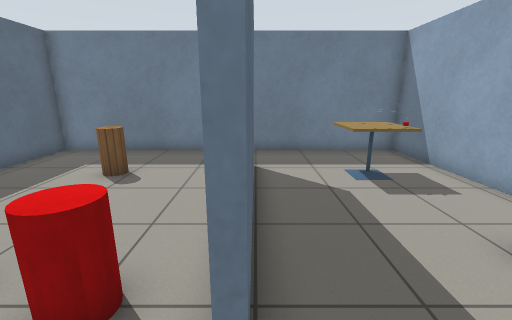
[1] (above)

16 first-person views from a walk through a world built for the Gazebo simulator. The camera is 1.2 m above the floor, tilts 14° down and sees 90° across. The floor is counted in squares, 0.5 m on a side. Each view is taken from the middle of a square. On the plan, view 1 faces up. The plan holds only what a view shows up to about 17 squares ahead; the rest is blank. Simple patterns stand in for the simulator's built-in surfaces. Some surface patterns are stand-ins.

[2]
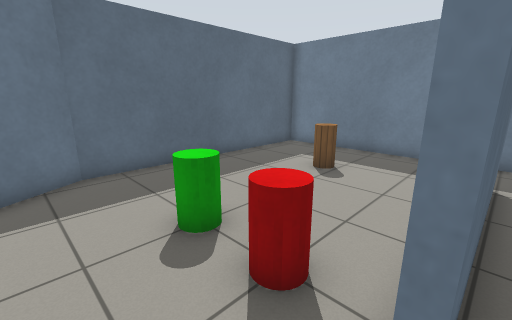

[3]
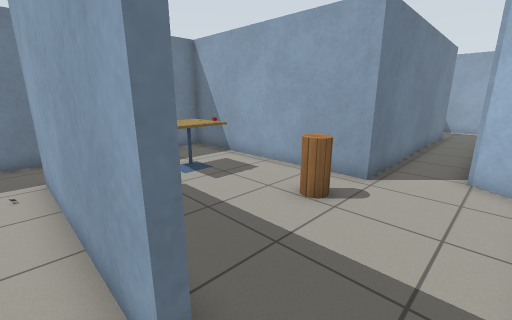

[4]
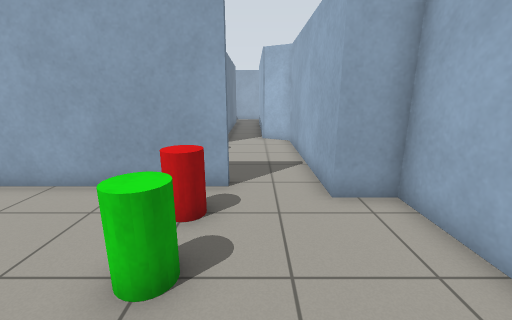

[5]
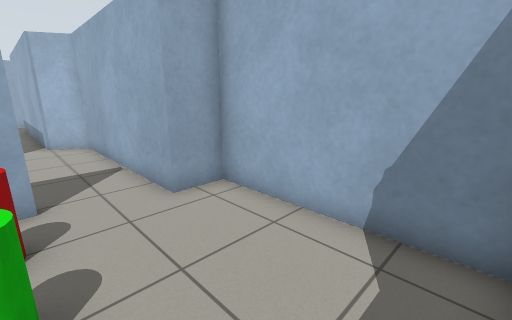

[6]
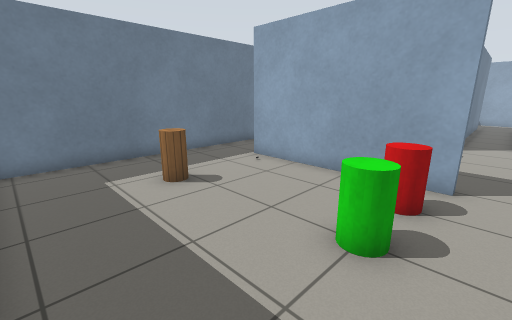

[7]
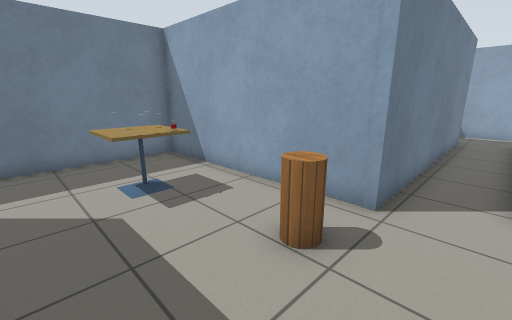

[8]
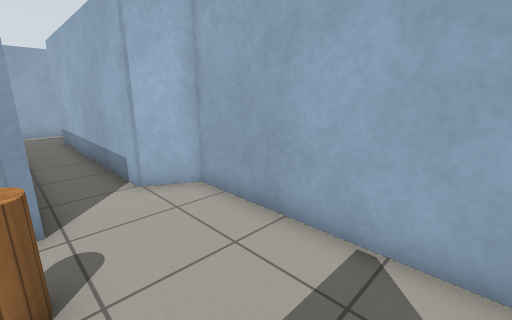

[9]
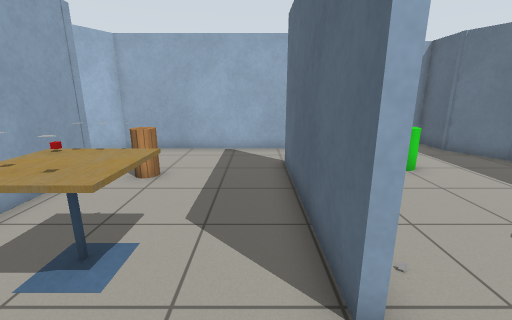

[10]
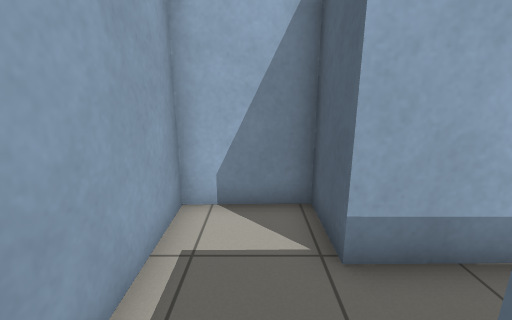

[11]
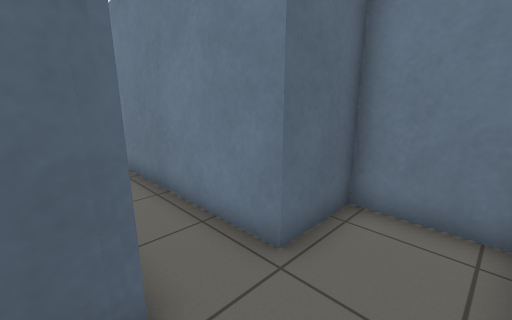

[12]
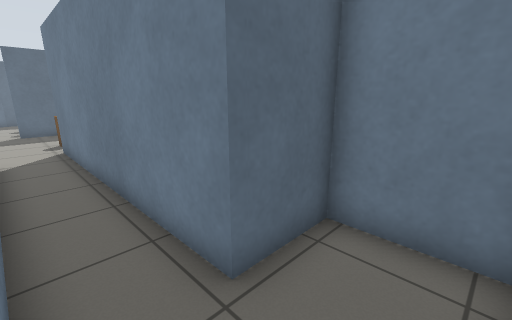

[13]
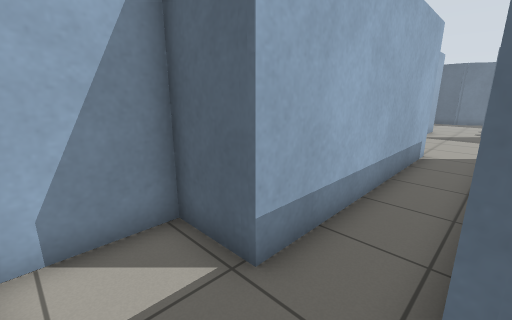

[14]
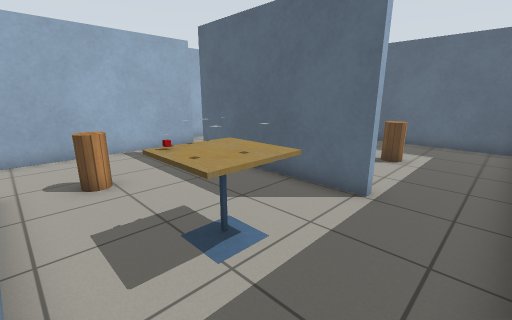

[15]
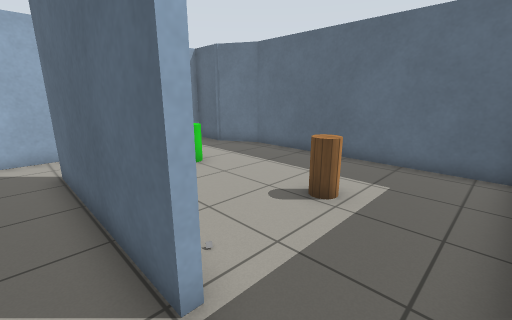

[16]
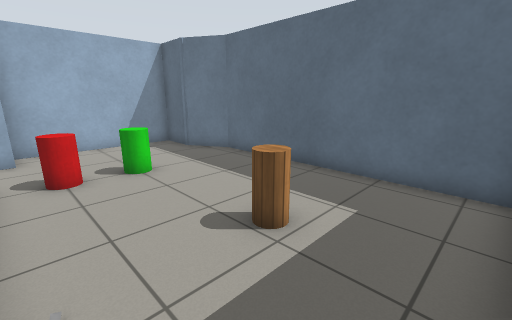

### Floor plan
Points are (right, up) in squares from view 1. A wall is a line through its corners. A room is listed if a view was taken in it or the views show most of it. See-through windows are left out.
Room 1 (views 1, 2, 7, 8, 9, 14, 15)
walls: (7.4, 2.8) (6.4, 2.8) (6.2, 11.4) (-0.5, 11.4); (-0.1, 8.9) (-0.1, 1.8); (-1.2, -0.9) (7.1, -0.9) (7.9, 0.6)
ways out: opening at (0, 0.5) to room 2; opening at (0, 10) to room 2; opening at (8, 1.5) to room 3
objects: other object (3, 8); wooden cylinder (4, 3) to (5, 3); cafe table (4, 7); other object (4, 8)
Room 2 (views 3, 4, 5, 6, 16)
walls: (-0.4, 1.6) (-0.4, 8.8); (-0.5, 11.4) (-8.7, 11.4) (-8.7, 1.4) (-7.6, -0.4) (-7.6, -2.5) (-1.2, -2.5) (-1.2, -0.9)
ways out: opening at (0, 0.5) to room 1; opening at (0, 10) to room 1
objects: wooden cylinder (-5, 8) to (-4, 8); green cylinder (-4, 2) to (-4, 3); red cylinder (-2, 2) to (-2, 3)
Room 3 (views 10, 11, 12, 13)
walls: (20.3, 5.4) (17.7, 5.4) (17.7, 2.9) (7.4, 2.8); (7.9, 0.6) (17.7, 0.7) (17.7, -1.5) (20.7, -1.4) (20.6, 3.4)
ways out: opening at (8, 1.5) to room 1

Where each view was taken, in squares from view 1:
view 1: 0 up, 0 right, facing up
view 2: 0 up, 0 right, facing up-left
view 3: 0 up, 1 left, facing up-right
view 4: 1 up, 7 left, facing right
view 5: 2 up, 7 left, facing down-right
view 6: 1 up, 8 left, facing up-right
view 7: 1 up, 1 right, facing up-right
view 8: 3 up, 1 right, facing down-right
view 9: 11 up, 1 right, facing down
view 10: 4 up, 19 right, facing down
view 11: 0 up, 20 right, facing up-left
view 12: 1 up, 20 right, facing up-left
view 13: 3 up, 20 right, facing down-left
view 14: 11 up, 6 right, facing down-left
view 15: 11 up, 1 right, facing down-left
view 16: 11 up, 1 left, facing down-left
